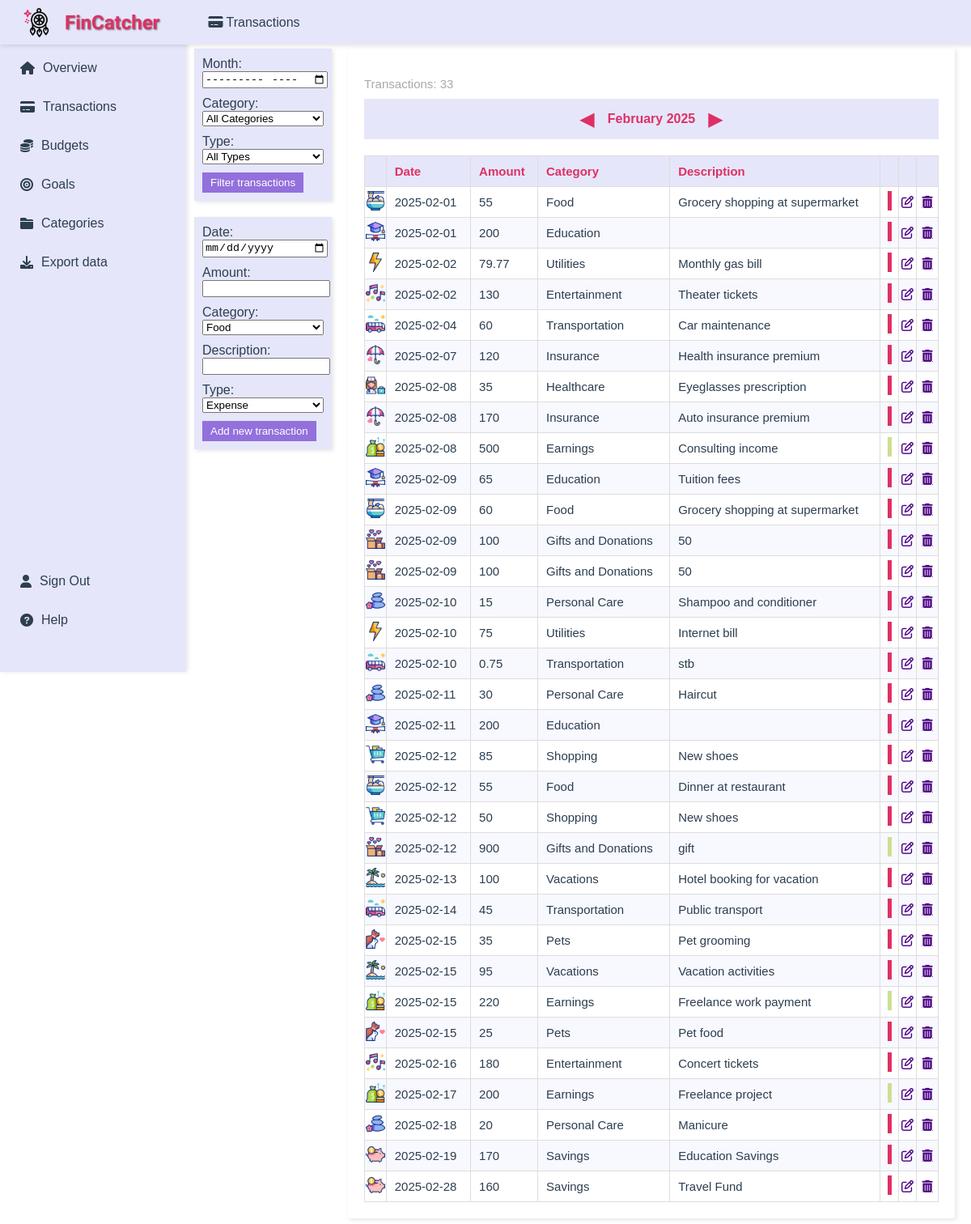
The app's page /transactions, older data.
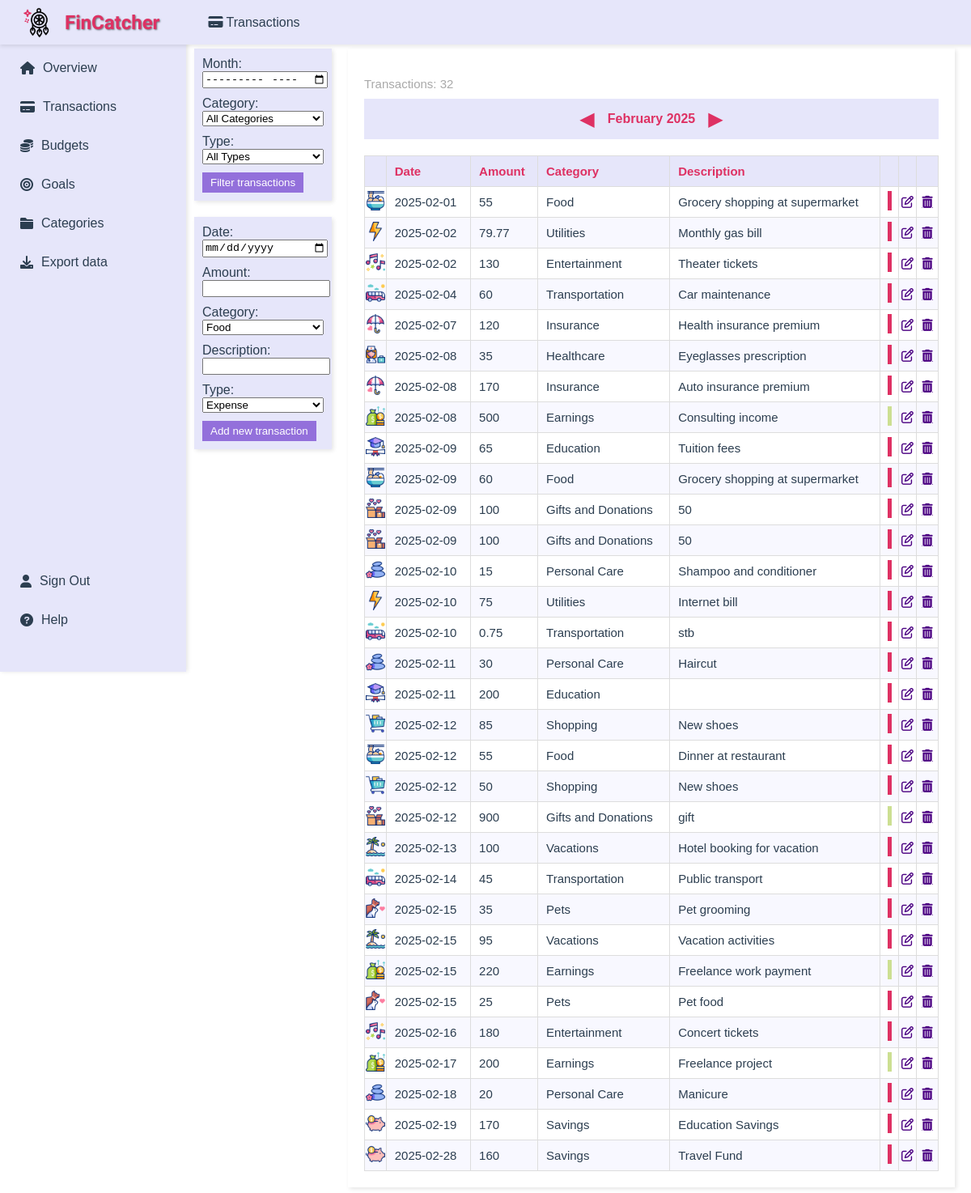
The same page, newer data.
### app/main/models.py (models this page shows)
class Transactions(db.Model):
    id = db.Column(db.Integer, primary_key=True, unique=True, nullable=False)
    date = db.Column(db.Date, nullable=False)
    amount = db.Column(db.Float, nullable=False)
    category_id = db.Column(db.Integer, db.ForeignKey('categories.id'), nullable=False)  # References Categories table
    description = db.Column(db.String(1000), nullable=True)
    type = db.Column(db.String(10), nullable=False)
    category = db.relationship('Categories', backref=db.backref('transactions', lazy=True))

class Categories(db.Model):
    id = db.Column(db.Integer, primary_key=True, unique=True, nullable=False)
    name = db.Column(db.String(50), unique=True, nullable=False)
    description = db.Column(db.String(1000), nullable=True)

### app/transactions/routes.py (the view, shortened to what this page needs)
@transactions.route('/transactions', methods=['GET', 'POST'])
def transactions_page():
    today = date.today()
    filter_month = request.args.get('filter_month', f'{today.year}-{today.month:02}')
    change_month = request.args.get('change_month', 0, type=int)
    year, month = map(int, filter_month.split('-'))
    new_date = date(year, month, 1) + relativedelta(months=change_month)
    filter_month = f'{new_date.year}-{new_date.month:02}'
    query = Transactions.query.join(Categories)
    query = apply_filters(query, filter_month, request.args.get('filter_category'), request.args.get('filter_type'))
    return render_template(
        'show_transactions.html',
        transactions=query.all(),
        categories=Categories.query.all(),
        category_icons=category_icons,
        page_title='Transactions',
        icon='fas fa-credit-card',
        current_month=new_date.month,
        current_year=new_date.year,
        current_month_name=new_date.strftime('%B'),
        filter_month=filter_month
    )

### app/transactions/routes.py (called while the page is built)
def apply_filters(query, filter_month, filter_category, filter_type):
    if filter_month:
        year, month = map(int, filter_month.split('-'))
        start_date = date(year, month, 1)
        end_date = start_date + relativedelta(months=1) - relativedelta(days=1)
        query = query.filter(Transactions.date >= start_date, Transactions.date <= end_date).order_by(Transactions.date.asc())
    if filter_category:
        query = query.filter(Transactions.category_id == filter_category)
    if filter_type:
        query = query.filter(Transactions.type == filter_type)
    return query

### app/transactions/templates/show_transactions.html (shortened to what this page needs)
{% extends "layout.html" %}
{% block content %}
<div style="display: flex; flex-direction: row; justify-content: flex-start;">
    <div style="display: flex; flex-direction: column; margin-right: 20px;">
        <form id="filter-form" action="{{ url_for('transactions.transactions_page') }}" method="GET" style="background-color: #E6E6FA; padding: 10px; box-shadow: 2px 2px 5px rgba(0,0,0,0.1); margin-bottom: 20px; width: 150px;">
            <label for="filter-month" style="margin-bottom: 2px;">Month:</label>
            <input type="month" id="filter-month" name="filter_month" style="margin-bottom: 10px; width: 100%;" required style="margin-bottom: 10px; width: 100%;">
            <label for="filter-category" style="margin-bottom: 2px;">Category:</label>
            <select id="filter-category" name="filter_category" style="margin-bottom: 10px; width: 100%;">
                <option value="">All Categories</option>
            </select>
            <label for="filter-type" style="margin-bottom: 2px;">Type:</label>
            <select id="filter-type" name="filter_type" style="margin-bottom: 10px; width: 100%;">
                <option value="">All Types</option>
            </select>
            <button type="submit" style="background-color: #9370DB; color: white; padding: 5px 10px; border: none; cursor: pointer;">Filter transactions</button>
        </form>
        <form id="add-transaction-form" action="{{ url_for('transactions.transactions_page') }}" method="POST" style="background-color: #E6E6FA; padding: 10px; box-shadow: 2px 2px 5px rgba(0,0,0,0.1); width: 150px;">
            <label for="date" style="margin-bottom: 2px;">Date:</label>
            <input type="date" id="date" name="date" required style="margin-bottom: 10px; width: 100%;">
            <label for="amount" style="margin-bottom: 2px;">Amount:</label>
            <input type="number" step="0.01" id="amount" name="amount" required min="0.1" required style="margin-bottom: 10px; width: 100%;">
            <label for="category_id" style="margin-bottom: 2px;">Category:</label>
            <select id="category_id" name="category_id" required style="margin-bottom: 10px; width: 100%;">
                {% for category in categories %}
                    <option value="{{ category.id }}">{{ category.name }}</option>
                {% endfor %}
            </select>
            <label for="description" style="margin-bottom: 2px;">Description:</label>
            <input type="text" id="description" name="description" style="margin-bottom: 10px; width: 100%;">
            <label for="type" style="margin-bottom: 2px;">Type:</label>
            <select id="type" name="type" required style="margin-bottom: 10px; width: 100%;">
                <option value="expense">Expense</option>
            </select>
            <button type="submit" style="background-color: #9370DB; color: white; padding: 5px 10px; border: none; cursor: pointer;">Add new transaction</button>
        </form>
    </div>
    <div style="display: flex; flex-direction: row; width: calc(100% - 190px);">
        <div id="transactions-list" style="background-color: #ffffff; padding: 20px; box-shadow: 2px 2px 5px rgba(0,0,0,0.1); flex: 1;">
            <p style="font-size: 15px; color: #A9A9A9; margin-bottom: 10px;">Transactions: {{ transactions|length }}</p>
            <div class="filter-bar" style="display: flex; align-items: center; justify-content: center; margin-bottom: 20px; background-color: #E6E6FA; padding: 10px;">
                <form action="{{ url_for('transactions.transactions_page') }}" method="GET" style="display: flex; align-items: center;">
                    <button type="submit" name="change_month" value="-1" style="background: none; border: none; cursor: pointer; font-size: 24px; color: #DE3163;">&#9664;</button>
                    <span id="current-month" style="margin: 0 10px; font-weight: bold; color: #DE3163;">{{ current_month_name }} {{ current_year }}</span>
                    <button type="submit" name="change_month" value="1" style="background: none; border: none; cursor: pointer; font-size: 24px; color: #DE3163;">&#9654;</button>
                </form>
            </div>
            <table style="width: 100%; border-collapse: collapse; text-align: left; font-size: 15px;">
                <thead style="background-color: #E6E6FA; color: #DE3163;">
                    <tr>
                        <th style="padding: 10px; border: 1px solid #DDD;"></th>
                        <th style="padding: 10px; border: 1px solid #DDD;">Date</th>
                        <th style="padding: 10px; border: 1px solid #DDD;">Amount</th>
                        <th style="padding: 10px; border: 1px solid #DDD;">Category</th>
                        <th style="padding: 10px; border: 1px solid #DDD;">Description</th>
                        <th style="padding: 10px; border: 1px solid #DDD;"></th>
                        <th style="padding: 10px; border: 1px solid #DDD;"></th>
                        <th style="padding: 10px; border: 1px solid #DDD;"></th>
                    </tr>
                </thead>
                <tbody>
                    {% for transaction in transactions %}
                    <tr style="background-color: {% if loop.index0 % 2 == 0 %}#FFFFFF{% else %}#F8F8FF{% endif %};">
                        <td style="padding: 0; border: 1px solid #DDD; text-align: center;">
                            <img src="{{ category_icons[transaction.category_id if transaction.category_id <= 16 else 17] }}" alt="Category icon" style="width:24px; height:24px;">
                        </td>
                        <td style="padding: 10px; border: 1px solid #DDD;">{{ transaction.date }}</td>
                        <td style="padding: 10px; border: 1px solid #DDD;">
                            {{ "%.0f"|format(transaction.amount) if transaction.amount.is_integer() else "%.2f"|format(transaction.amount) }}
                        </td>
                        <td style="padding: 10px; border: 1px solid #DDD;">{{ transaction.category.name }}</td>
                        <td style="padding: 10px; border: 1px solid #DDD;">{{ transaction.description }}</td>
                        <td style="padding: 0px; border: 1px solid #DDD; text-align: center;">
                            {% if transaction.type == 'expense' %}
                                <div style="width: 5px; height: 24px; background-color: #DE3163; display: inline-block;"></div>
                            {% else %}
                                <div style="width: 5px; height: 24px; background-color: #CCDF92; display: inline-block;"></div>
                            {% endif %}
                        </td>
                        <td style="padding: 0; border: 1px solid #DDD; text-align: center;">
                            <a href="{{ url_for('transactions.edit_transaction', id=transaction.id) }}" class="edit-btn" style="color: #4B0082;">
                                <i class="fa-regular fa-pen-to-square"></i>
                            </a>
                        </td>
                        <td style="padding: 0; border: 1px solid #DDD; text-align: center;">
                            <div style="display: flex; justify-content: center; align-items: center; gap: 0;">
                                <a href="{{ url_for('transactions.delete_transaction', id=transaction.id) }}" class="delete-btn" style="display: flex; justify-content: center; align-items: center; width: 24px; height: 24px; color: #4B0082;" onclick="confirmDelete(event, {{ transaction.id }});">
                                    <i class="fas fa-trash-alt"></i>
                                </a>
                            </div>
                        </td>
                    </tr>
                {% endfor %}
                </tbody>
            </table>
        </div>
    </div>
    </div>
</div>
{% endblock %}

### app/main/templates/layout.html (shortened to what this page needs)
<!DOCTYPE html>
<html lang="en">
<head>
    <link rel="stylesheet" href="https://cdnjs.cloudflare.com/ajax/libs/font-awesome/6.0.0-beta3/css/all.min.css">
</head>
<body>
    <div class="header">
        <img src="{{ url_for('static', filename='images/dreamcatcher.gif') }}" alt="Dream Catcher">
        <h1>FinCatcher</h1>
        <span class="page-title"><i class="{{ icon }}"></i> {{ page_title }}</span>
    </div>
    <div class="sidebar">
        <div class="sidebar-main">
            <a href="{{ url_for('main.overview') }}"><i class="fas fa-home"></i>Overview</a>
            <a href="{{ url_for('transactions.transactions_page') }}"><i class="fas fa-credit-card"></i>Transactions</a>
            <a href="{{ url_for('budgets.budgets_page') }}"><i class="fa-solid fa-coins"></i>Budgets</a>
            <a href="{{ url_for('goals.goals_page') }}"><i class="fas fa-bullseye"></i>Goals</a>
            <a href="{{ url_for('categories.categories_page') }}"><i class="fas fa-folder"></i>Categories</a>
            <a href="{{ url_for('export.export_data') }}"><i class="fas fa-download"></i> Export data</a>
        </div>
        <div class="sidebar-bottom">
            <a href="{{ url_for('main.home') }}"><i class="fas fa-user"></i>Sign Out</a>
            <a href="{{ url_for('help_sign_out.help_page') }}"><i class="fas fa-question-circle"></i>Help</a>
        </div>
    </div>
    <div class="content">
        {% block content %}{% endblock %}
</body>
</html>

### app/main/templates/layout.html (style rules this page uses)
body { margin: 0; font-family: Arial, sans-serif; background-color: #ffffff; color: #2c3e50; }
.header { background-color: #e6e6fa; padding: 10px 20px; display: flex; align-items: center; box-shadow: 0px 2px 5px rgba(0, 0, 0, 0.1); position: fixed; top: 0; height: 35px; width: 100%; z-index: 1000; }
.header img { height: 50px; margin-right: 10px; }
.header h1 { margin: 0; font-size: 24px; font-family: 'Poiret One', cursive; color: #de3163; text-shadow: 1px 1px 2px rgba(0, 0, 0, 0.5); }
.page-title { font-size: 16px; margin-left: 60px; color: #2c3e50; }
.sidebar { width: 200px; position: fixed; top: 50px; left: 0; background-color: #e6e6fa; padding: 15px; box-shadow: 2px 0px 5px rgba(0, 0, 0, 0.1); height: calc(100vh - 50px); display: flex; flex-direction: column; }
.sidebar-main { flex-grow: 1; }
.sidebar a { display: flex; align-items: center; padding: 10px; color: #2c3e50; text-decoration: none; margin-bottom: 10px; transition: background-color 0.3s, color 0.3s; }
.sidebar a i { margin-right: 10px; }
.sidebar-bottom { margin-top: auto; margin-bottom: 20px; }
.content { margin-left: 220px; padding: 20px; padding-top: 60px; }

Row changes from the older to the newer data that the page shows:
removed Transactions: amount "200", type "expense" (drawn)
Text that changed along with them:
{{ transactions|length }}: "33" → "32"
